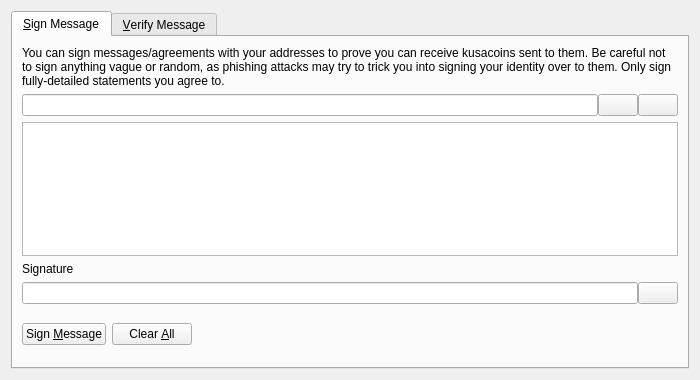
<?xml version="1.0" encoding="UTF-8"?>
<ui version="4.0">
 <class>SignVerifyMessageDialog</class>
 <widget class="QDialog" name="SignVerifyMessageDialog">
  <property name="geometry">
   <rect>
    <x>0</x>
    <y>0</y>
    <width>700</width>
    <height>380</height>
   </rect>
  </property>
  <property name="windowTitle">
   <string>Signatures - Sign / Verify a Message</string>
  </property>
  <property name="modal">
   <bool>true</bool>
  </property>
  <layout class="QVBoxLayout" name="verticalLayout">
   <item>
    <widget class="QTabWidget" name="tabWidget">
     <property name="currentIndex">
      <number>0</number>
     </property>
     <widget class="QWidget" name="tabSignMessage">
      <attribute name="title">
       <string>&amp;Sign Message</string>
      </attribute>
      <layout class="QVBoxLayout" name="verticalLayout_SM">
       <item>
        <widget class="QLabel" name="infoLabel_SM">
         <property name="text">
          <string>You can sign messages/agreements with your addresses to prove you can receive kusacoins sent to them. Be careful not to sign anything vague or random, as phishing attacks may try to trick you into signing your identity over to them. Only sign fully-detailed statements you agree to.</string>
         </property>
         <property name="textFormat">
          <enum>Qt::PlainText</enum>
         </property>
         <property name="wordWrap">
          <bool>true</bool>
         </property>
        </widget>
       </item>
       <item>
        <layout class="QHBoxLayout" name="horizontalLayout_1_SM">
         <property name="spacing">
          <number>0</number>
         </property>
         <item>
          <widget class="QValidatedLineEdit" name="addressIn_SM">
           <property name="toolTip">
            <string>The Kusacoin address to sign the message with</string>
           </property>
          </widget>
         </item>
         <item>
          <widget class="QPushButton" name="addressBookButton_SM">
           <property name="toolTip">
            <string>Choose previously used address</string>
           </property>
           <property name="text">
            <string/>
           </property>
           <property name="icon">
            <iconset resource="../bitcoin.qrc">
             <normaloff>:/icons/address-book</normaloff>:/icons/address-book</iconset>
           </property>
           <property name="shortcut">
            <string>Alt+A</string>
           </property>
           <property name="autoDefault">
            <bool>false</bool>
           </property>
          </widget>
         </item>
         <item>
          <widget class="QPushButton" name="pasteButton_SM">
           <property name="toolTip">
            <string>Paste address from clipboard</string>
           </property>
           <property name="text">
            <string/>
           </property>
           <property name="icon">
            <iconset resource="../bitcoin.qrc">
             <normaloff>:/icons/editpaste</normaloff>:/icons/editpaste</iconset>
           </property>
           <property name="shortcut">
            <string>Alt+P</string>
           </property>
           <property name="autoDefault">
            <bool>false</bool>
           </property>
          </widget>
         </item>
        </layout>
       </item>
       <item>
        <widget class="QPlainTextEdit" name="messageIn_SM">
         <property name="toolTip">
          <string>Enter the message you want to sign here</string>
         </property>
        </widget>
       </item>
       <item>
        <widget class="QLabel" name="signatureLabel_SM">
         <property name="text">
          <string>Signature</string>
         </property>
         <property name="textFormat">
          <enum>Qt::PlainText</enum>
         </property>
        </widget>
       </item>
       <item>
        <layout class="QHBoxLayout" name="horizontalLayout_2_SM">
         <property name="spacing">
          <number>0</number>
         </property>
         <item>
          <widget class="QLineEdit" name="signatureOut_SM">
           <property name="font">
            <font>
             <italic>true</italic>
            </font>
           </property>
           <property name="readOnly">
            <bool>true</bool>
           </property>
          </widget>
         </item>
         <item>
          <widget class="QPushButton" name="copySignatureButton_SM">
           <property name="toolTip">
            <string>Copy the current signature to the system clipboard</string>
           </property>
           <property name="text">
            <string/>
           </property>
           <property name="icon">
            <iconset resource="../bitcoin.qrc">
             <normaloff>:/icons/editcopy</normaloff>:/icons/editcopy</iconset>
           </property>
           <property name="autoDefault">
            <bool>false</bool>
           </property>
          </widget>
         </item>
        </layout>
       </item>
       <item>
        <layout class="QHBoxLayout" name="horizontalLayout_3_SM">
         <item>
          <widget class="QPushButton" name="signMessageButton_SM">
           <property name="toolTip">
            <string>Sign the message to prove you own this Kusacoin address</string>
           </property>
           <property name="text">
            <string>Sign &amp;Message</string>
           </property>
           <property name="icon">
            <iconset resource="../bitcoin.qrc">
             <normaloff>:/icons/edit</normaloff>:/icons/edit</iconset>
           </property>
           <property name="autoDefault">
            <bool>false</bool>
           </property>
          </widget>
         </item>
         <item>
          <widget class="QPushButton" name="clearButton_SM">
           <property name="toolTip">
            <string>Reset all sign message fields</string>
           </property>
           <property name="text">
            <string>Clear &amp;All</string>
           </property>
           <property name="icon">
            <iconset resource="../bitcoin.qrc">
             <normaloff>:/icons/remove</normaloff>:/icons/remove</iconset>
           </property>
           <property name="autoDefault">
            <bool>false</bool>
           </property>
          </widget>
         </item>
         <item>
          <spacer name="horizontalSpacer_1_SM">
           <property name="orientation">
            <enum>Qt::Horizontal</enum>
           </property>
           <property name="sizeHint" stdset="0">
            <size>
             <width>40</width>
             <height>48</height>
            </size>
           </property>
          </spacer>
         </item>
         <item>
          <widget class="QLabel" name="statusLabel_SM">
           <property name="font">
            <font>
             <weight>75</weight>
             <bold>true</bold>
            </font>
           </property>
           <property name="text">
            <string/>
           </property>
           <property name="wordWrap">
            <bool>true</bool>
           </property>
          </widget>
         </item>
         <item>
          <spacer name="horizontalSpacer_2_SM">
           <property name="orientation">
            <enum>Qt::Horizontal</enum>
           </property>
           <property name="sizeHint" stdset="0">
            <size>
             <width>40</width>
             <height>48</height>
            </size>
           </property>
          </spacer>
         </item>
        </layout>
       </item>
      </layout>
     </widget>
     <widget class="QWidget" name="tabVerifyMessage">
      <attribute name="title">
       <string>&amp;Verify Message</string>
      </attribute>
      <layout class="QVBoxLayout" name="verticalLayout_VM">
       <item>
        <widget class="QLabel" name="infoLabel_VM">
         <property name="text">
          <string>Enter the receiver's address, message (ensure you copy line breaks, spaces, tabs, etc. exactly) and signature below to verify the message. Be careful not to read more into the signature than what is in the signed message itself, to avoid being tricked by a man-in-the-middle attack. Note that this only proves the signing party receives with the address, it cannot prove sendership of any transaction!</string>
         </property>
         <property name="textFormat">
          <enum>Qt::PlainText</enum>
         </property>
         <property name="alignment">
          <set>Qt::AlignLeading|Qt::AlignLeft|Qt::AlignTop</set>
         </property>
         <property name="wordWrap">
          <bool>true</bool>
         </property>
        </widget>
       </item>
       <item>
        <layout class="QHBoxLayout" name="horizontalLayout_1_VM">
         <property name="spacing">
          <number>0</number>
         </property>
         <item>
          <widget class="QValidatedLineEdit" name="addressIn_VM">
           <property name="toolTip">
            <string>The Kusacoin address the message was signed with</string>
           </property>
          </widget>
         </item>
         <item>
          <widget class="QPushButton" name="addressBookButton_VM">
           <property name="toolTip">
            <string>Choose previously used address</string>
           </property>
           <property name="text">
            <string/>
           </property>
           <property name="icon">
            <iconset resource="../bitcoin.qrc">
             <normaloff>:/icons/address-book</normaloff>:/icons/address-book</iconset>
           </property>
           <property name="shortcut">
            <string>Alt+A</string>
           </property>
           <property name="autoDefault">
            <bool>false</bool>
           </property>
          </widget>
         </item>
        </layout>
       </item>
       <item>
        <widget class="QPlainTextEdit" name="messageIn_VM"/>
       </item>
       <item>
        <widget class="QValidatedLineEdit" name="signatureIn_VM"/>
       </item>
       <item>
        <layout class="QHBoxLayout" name="horizontalLayout_2_VM">
         <item>
          <widget class="QPushButton" name="verifyMessageButton_VM">
           <property name="toolTip">
            <string>Verify the message to ensure it was signed with the specified Kusacoin address</string>
           </property>
           <property name="text">
            <string>Verify &amp;Message</string>
           </property>
           <property name="icon">
            <iconset resource="../bitcoin.qrc">
             <normaloff>:/icons/transaction_0</normaloff>:/icons/transaction_0</iconset>
           </property>
           <property name="autoDefault">
            <bool>false</bool>
           </property>
          </widget>
         </item>
         <item>
          <widget class="QPushButton" name="clearButton_VM">
           <property name="toolTip">
            <string>Reset all verify message fields</string>
           </property>
           <property name="text">
            <string>Clear &amp;All</string>
           </property>
           <property name="icon">
            <iconset resource="../bitcoin.qrc">
             <normaloff>:/icons/remove</normaloff>:/icons/remove</iconset>
           </property>
           <property name="autoDefault">
            <bool>false</bool>
           </property>
          </widget>
         </item>
         <item>
          <spacer name="horizontalSpacer_1_VM">
           <property name="orientation">
            <enum>Qt::Horizontal</enum>
           </property>
           <property name="sizeHint" stdset="0">
            <size>
             <width>40</width>
             <height>48</height>
            </size>
           </property>
          </spacer>
         </item>
         <item>
          <widget class="QLabel" name="statusLabel_VM">
           <property name="font">
            <font>
             <weight>75</weight>
             <bold>true</bold>
            </font>
           </property>
           <property name="text">
            <string/>
           </property>
           <property name="wordWrap">
            <bool>true</bool>
           </property>
          </widget>
         </item>
         <item>
          <spacer name="horizontalSpacer_2_VM">
           <property name="orientation">
            <enum>Qt::Horizontal</enum>
           </property>
           <property name="sizeHint" stdset="0">
            <size>
             <width>40</width>
             <height>48</height>
            </size>
           </property>
          </spacer>
         </item>
        </layout>
       </item>
      </layout>
     </widget>
    </widget>
   </item>
  </layout>
 </widget>
 <customwidgets>
  <customwidget>
   <class>QValidatedLineEdit</class>
   <extends>QLineEdit</extends>
   <header>qt/qvalidatedlineedit.h</header>
  </customwidget>
 </customwidgets>
 <resources>
  <include location="../bitcoin.qrc"/>
 </resources>
 <connections/>
</ui>
